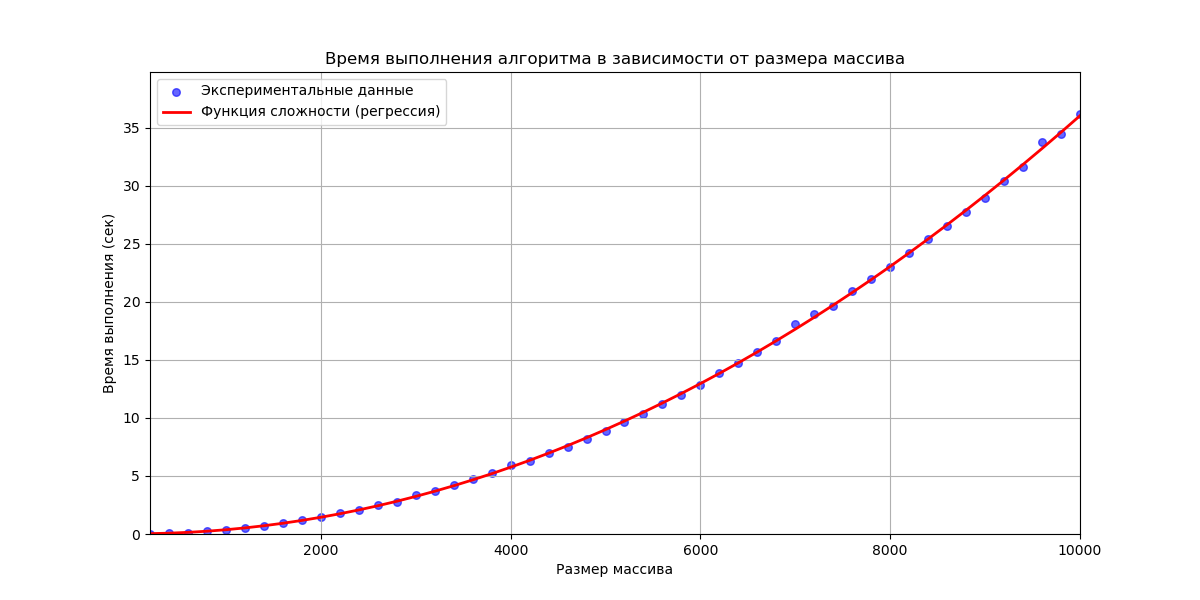

This chart was generated by the following Python code:
import numpy as np
import matplotlib.pyplot as plt
from sklearn.preprocessing import PolynomialFeatures
from sklearn.linear_model import LinearRegression
import time

def bubble_sort(arr):
    n = len(arr)
    for i in range(n):
        for j in range(0, n - i - 1):
            if arr[j] > arr[j + 1]:
                arr[j], arr[j + 1] = arr[j + 1], arr[j] 
    return arr

np.random.seed(42)

sizes = np.arange(200, 10001, 200)

times = []

for size in sizes:
    arr = np.random.randint(0, 10000, size) 
    start_time = time.time() 
    bubble_sort(arr)  
    end_time = time.time()
    times.append(end_time - start_time) 
    print(size, end_time - start_time)

y = np.array(times)

poly = PolynomialFeatures(degree=2)
N_b_poly = poly.fit_transform(sizes.reshape(-1, 1))

model = LinearRegression()
model.fit(N_b_poly, y)

y_predict = model.predict(N_b_poly)

plt.figure(figsize=(12, 6))
plt.scatter(sizes, y, label='Экспериментальные данные', color='blue', alpha=0.6, s=30)  
plt.plot(sizes, y_predict, label='Функция сложности (регрессия)', color='red', linewidth=2)
plt.title('Время выполнения алгоритма в зависимости от размера массива')
plt.xlabel('Размер массива')
plt.ylabel('Время выполнения (сек)')
plt.xlim(200, 10000) 
plt.ylim(0, max(y) + max(y)*0.1) 
plt.axhline(0, color='black', linewidth=0.5, ls='--')
plt.axvline(0, color='black', linewidth=0.5, ls='--')
plt.grid()
plt.legend()
plt.show()
